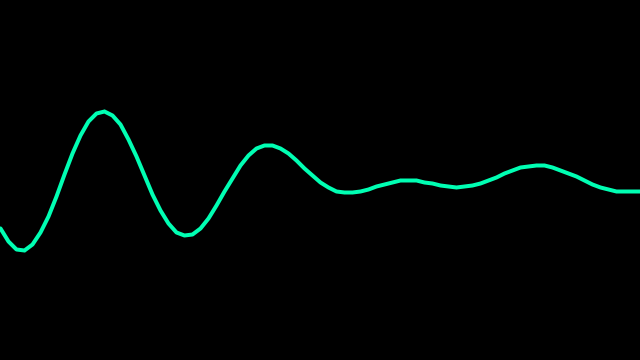
Frame 1 (no input)
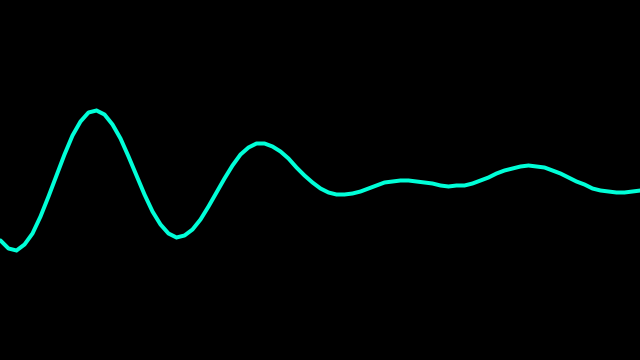
Frame 60 (the mouse pressed at the canvas centre just before this capture)
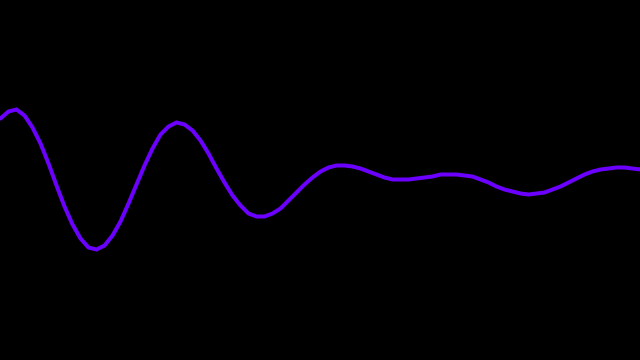
Frame 120 (the mouse held since frame 60 and released just before this capture)

The Processing sketch that drew these frames (run headless with seeded random() and noise(); from frame 60 on, the mouse is pressed at the canvas centre):

// Processing sketch: additive_wave
// ── additive_wave.pde
/**
 * Onda aditiva con velocidad y colores arcoíris
 */

int xspacing = 8;
int w;
int maxwaves = 4;

float theta = 0.0;

float[] amplitude = new float[maxwaves];
float[] dx = new float[maxwaves];
float[] yvalues;

void setup() {
  size(640, 360);
  frameRate(60);

  colorMode(HSB, 360, 100, 100, 100);

  w = width + 16;

  for (int i = 0; i < maxwaves; i++) {
    amplitude[i] = random(10, 30);

    float period = random(100, 300);
    dx[i] = (TWO_PI / period) * xspacing;
  }

  yvalues = new float[w / xspacing];
}

void draw() {
  background(0);

  calcWave();
  renderWave();
}

void calcWave() {

  // La velocidad depende de la posición del mouse
  // Izquierda = lento
  // Derecha = rápido
  float velocidad = map(mouseX, 0, width, 0.005, 0.1);

  theta += velocidad;

  // Reiniciar los valores
  for (int i = 0; i < yvalues.length; i++) {
    yvalues[i] = 0;
  }

  // Sumar las ondas
  for (int j = 0; j < maxwaves; j++) {

    float x = theta;

    for (int i = 0; i < yvalues.length; i++) {

      if (j % 2 == 0) {
        yvalues[i] += sin(x) * amplitude[j];
      } 
      else {
        yvalues[i] += cos(x) * amplitude[j];
      }

      x += dx[j];
    }
  }
}

void renderWave() {

  noFill();
  strokeWeight(4);

  beginShape();

  for (int x = 0; x < yvalues.length; x++) {

    // Color arcoíris que cambia con el tiempo
    float hue = (x * 2 + theta * 30) % 360;

    stroke(hue, 100, 100);

    vertex(
      x * xspacing,
      height/2 + yvalues[x]
    );
  }

  endShape();
}
